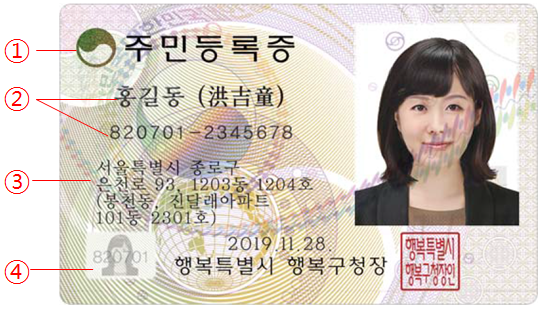
#> input picture idcard.png, 545 x 310 px
$ python 'id card scanner.py'
#> lines starting #> are read from the running program, lines starting #| are printed output that depends on the picture
import pytesseract
import cv2

card_cascade = cv2.CascadeClassifier('haarcascade_frontalface_default.xml')

img = cv2.imread('idcard.png')
#> img is the input picture: shape (310, 545, 3); mean B, G, R 192, 200.9, 209.7
gray = cv2.cvtColor(img, cv2.COLOR_BGR2GRAY)
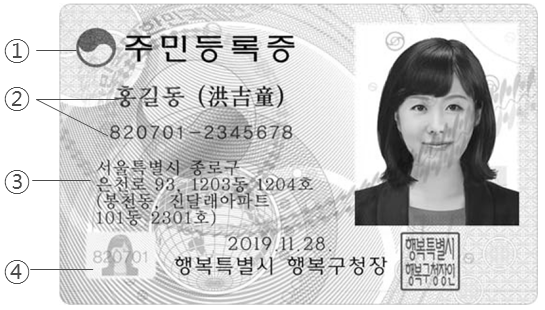
#> gray: shape (310, 545); min 0, max 255, mean 202.5
rgb_image=cv2.cvtColor(img,cv2.COLOR_BGR2RGB)

cards = card_cascade.detectMultiScale(gray, 1.1, 6)
#> cards = [[390, 73, 92, 92]]
#> (the run stopped early here; a loop or call above may not have finished)
